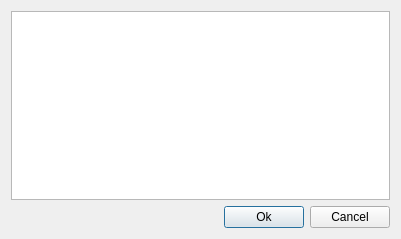
<?xml version="1.0" encoding="UTF-8"?>
<ui version="4.0">
 <class>DbgVarDialog</class>
 <widget class="QDialog" name="DbgVarDialog">
  <property name="geometry">
   <rect>
    <x>0</x>
    <y>0</y>
    <width>401</width>
    <height>239</height>
   </rect>
  </property>
  <property name="windowTitle">
   <string>DbgVarDialog</string>
  </property>
  <layout class="QGridLayout" name="gridLayout">
   <item row="0" column="0" colspan="3">
    <widget class="QTreeView" name="treeView">
     <property name="editTriggers">
      <set>QAbstractItemView::NoEditTriggers</set>
     </property>
    </widget>
   </item>
   <item row="1" column="0">
    <spacer name="horizontalSpacer">
     <property name="orientation">
      <enum>Qt::Horizontal</enum>
     </property>
     <property name="sizeHint" stdset="0">
      <size>
       <width>218</width>
       <height>20</height>
      </size>
     </property>
    </spacer>
   </item>
   <item row="1" column="1">
    <widget class="QPushButton" name="okBtn">
     <property name="text">
      <string>Ok</string>
     </property>
    </widget>
   </item>
   <item row="1" column="2">
    <widget class="QPushButton" name="cancelBtn">
     <property name="text">
      <string>Cancel</string>
     </property>
    </widget>
   </item>
  </layout>
 </widget>
 <layoutdefault spacing="6" margin="11"/>
 <resources/>
 <connections/>
</ui>
